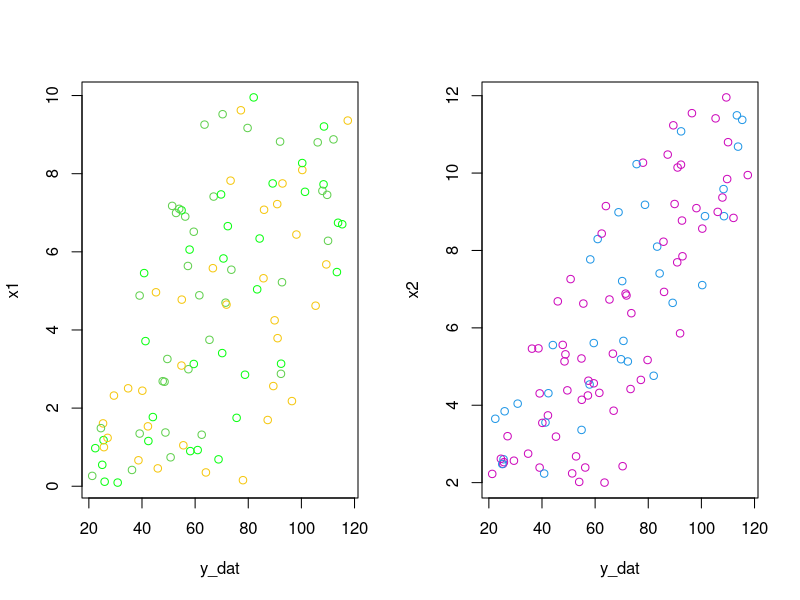

Here is the R script that generated this plot:
random_func <- function(N, rx1 = c(0, 10), rx2 = c(2, 12), beta = c(1, 5, 7), sigma = 1) {
  e  <- rnorm(N, 0, sigma)
  x1 <- runif(N, min(rx1), max(rx1))
  x2 <- runif(N, min(rx2), max(rx2))
  X  <- matrix(data = c(rep(1, N), c(x1), c(x2)), 
               nrow = N, 
               ncol = 3,
               byrow = FALSE)
  Y <- sweep(X, MARGIN = 2, STATS = beta, FUN = "*") + e
  y_dat <- rowSums(Y)
  par(mfrow = c(1,2))
  plot(y_dat, x1, col = c(35, "#0AFF12", 95))
  plot(y_dat, x2, col = c(38, 20, 30))
}
#random_func(N = 1000, rx1 = 1:2, rx2 = 10:11, sigma = 14)
random_func(N = 100)